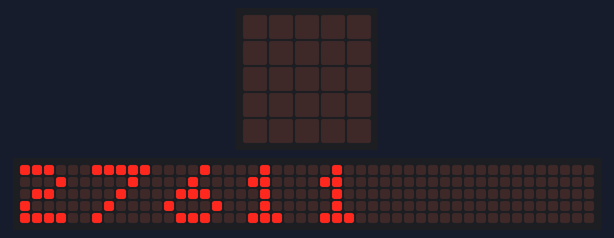
A program run on a simulated BBC micro:bit (MakeCode). Shown: the board's 5×5 LED display, a strip that is not on the board, showing the scrolling text unrolled. Random numbers come from a fixed seed; the 48×5 strip is a reading aid, not a part: it shows the text the display is scrolling, unrolled, one strip-width of it at a time. At 27.0 s the program stops and its outputs stay as they are.

Above: at 0.1 s.
At 5.6 s:
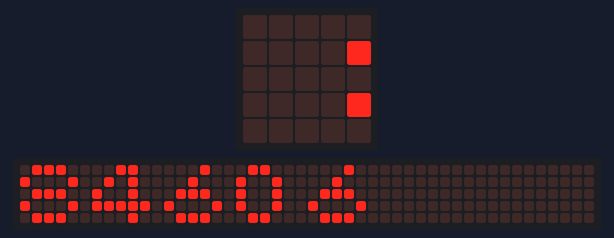
At 10.6 s:
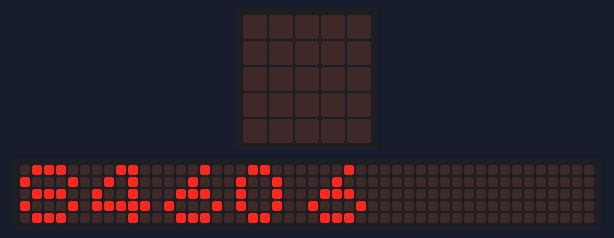
At 15.8 s:
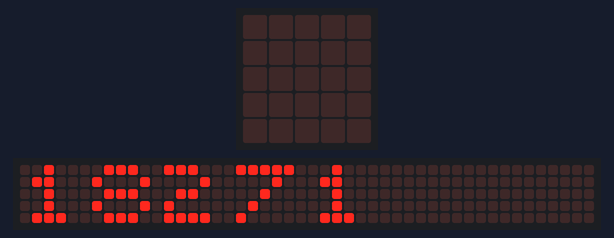
At 21.2 s:
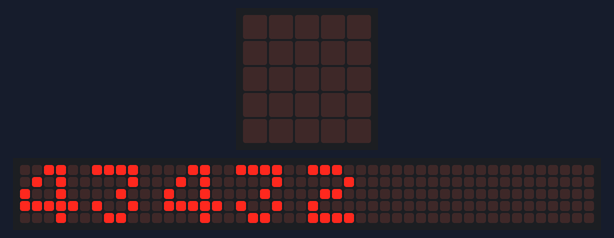
At 26.8 s:
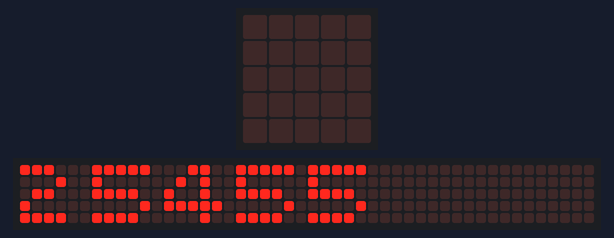

The program:

main.ts
```typescript
let born_mini = 10000
let born_max = 99999
basic.showString("" + (randint(born_mini, born_max)))
basic.showString("" + (randint(born_mini, born_max)))
basic.showString("" + (randint(born_mini, born_max)))
basic.showString("" + (randint(born_mini, born_max)))
basic.showString("" + (randint(born_mini, born_max)))
```

test.ts
```typescript
// les tests vont ici ; cela ne sera pas compilé si ce paquet est utilisé en tant qu'extension.
```

Measured:
- what the display in image 3 shows lasts 0.4 s, from 15.8 s to 16.2 s
